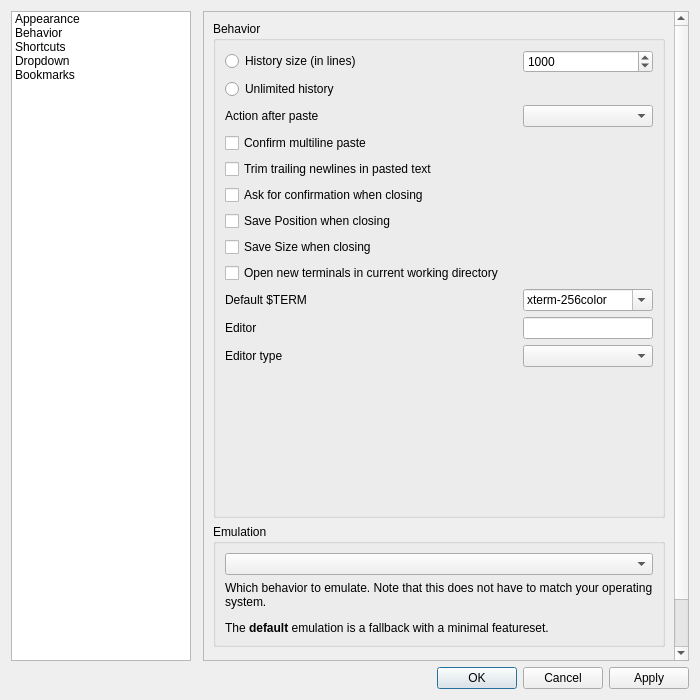
<?xml version="1.0" encoding="UTF-8"?>
<ui version="4.0">
 <class>PropertiesDialog</class>
 <widget class="QDialog" name="PropertiesDialog">
  <property name="geometry">
   <rect>
    <x>0</x>
    <y>0</y>
    <width>700</width>
    <height>700</height>
   </rect>
  </property>
  <property name="windowTitle">
   <string>Terminal settings</string>
  </property>
  <layout class="QGridLayout" name="gridLayout_4">
   <item row="2" column="0" colspan="3">
    <widget class="QDialogButtonBox" name="buttonBox">
     <property name="orientation">
      <enum>Qt::Horizontal</enum>
     </property>
     <property name="standardButtons">
      <set>QDialogButtonBox::Apply|QDialogButtonBox::Cancel|QDialogButtonBox::Ok</set>
     </property>
    </widget>
   </item>
   <item row="0" column="0">
    <widget class="QListWidget" name="listWidget">
     <property name="sizePolicy">
      <sizepolicy hsizetype="Expanding" vsizetype="Expanding">
       <horstretch>0</horstretch>
       <verstretch>0</verstretch>
      </sizepolicy>
     </property>
     <property name="minimumSize">
      <size>
       <width>150</width>
       <height>0</height>
      </size>
     </property>
     <property name="maximumSize">
      <size>
       <width>180</width>
       <height>16777215</height>
      </size>
     </property>
     <property name="horizontalScrollBarPolicy">
      <enum>Qt::ScrollBarAlwaysOff</enum>
     </property>
     <item>
      <property name="text">
       <string>Appearance</string>
      </property>
     </item>
     <item>
      <property name="text">
       <string>Behavior</string>
      </property>
     </item>
     <item>
      <property name="text">
       <string>Shortcuts</string>
      </property>
     </item>
     <item>
      <property name="text">
       <string>Dropdown</string>
      </property>
     </item>
     <item>
      <property name="text">
       <string>Bookmarks</string>
      </property>
     </item>
    </widget>
   </item>
   <item row="0" column="2">
    <widget class="QStackedWidget" name="stackedWidget">
     <property name="frameShape">
      <enum>QFrame::StyledPanel</enum>
     </property>
     <property name="currentIndex">
      <number>1</number>
     </property>
     <widget class="QWidget" name="appearancePage">
      <layout class="QVBoxLayout" name="verticalLayout_4">
       <property name="spacing">
        <number>0</number>
       </property>
       <property name="leftMargin">
        <number>0</number>
       </property>
       <property name="topMargin">
        <number>0</number>
       </property>
       <property name="rightMargin">
        <number>0</number>
       </property>
       <property name="bottomMargin">
        <number>0</number>
       </property>
       <item>
        <widget class="QScrollArea" name="scrollArea">
         <property name="frameShape">
          <enum>QFrame::NoFrame</enum>
         </property>
         <property name="widgetResizable">
          <bool>true</bool>
         </property>
         <widget class="QWidget" name="scrollAreaWidgetContents">
          <property name="geometry">
           <rect>
            <x>0</x>
            <y>0</y>
            <width>519</width>
            <height>633</height>
           </rect>
          </property>
          <layout class="QGridLayout" name="gridLayout_3">
           <item row="8" column="0">
            <widget class="QCheckBox" name="hideTabBarCheckBox">
             <property name="text">
              <string>Hide tab bar with only one tab</string>
             </property>
            </widget>
           </item>
           <item row="2" column="1">
            <widget class="QComboBox" name="colorSchemaCombo"/>
           </item>
           <item row="2" column="0">
            <widget class="QLabel" name="label_5">
             <property name="text">
              <string>Color scheme</string>
             </property>
             <property name="buddy">
              <cstring>colorSchemaCombo</cstring>
             </property>
            </widget>
           </item>
           <item row="4" column="0">
            <widget class="QLabel" name="label_7">
             <property name="text">
              <string>Scrollbar position</string>
             </property>
             <property name="buddy">
              <cstring>scrollBarPos_comboBox</cstring>
             </property>
            </widget>
           </item>
           <item row="19" column="0">
            <widget class="QLabel" name="label_9">
             <property name="text">
              <string>Start with preset:</string>
             </property>
             <property name="buddy">
              <cstring>terminalPresetComboBox</cstring>
             </property>
            </widget>
           </item>
           <item row="4" column="1">
            <widget class="QComboBox" name="scrollBarPos_comboBox"/>
           </item>
           <item row="5" column="1">
            <widget class="QComboBox" name="tabsPos_comboBox"/>
           </item>
           <item row="10" column="0">
            <widget class="QCheckBox" name="highlightCurrentCheckBox">
             <property name="text">
              <string>Show a border around the current terminal</string>
             </property>
            </widget>
           </item>
           <item row="17" column="0">
            <widget class="QLabel" name="label">
             <property name="text">
              <string>Terminal transparency</string>
             </property>
             <property name="buddy">
              <cstring>termTransparencyBox</cstring>
             </property>
            </widget>
           </item>
           <item row="16" column="0">
            <widget class="QLabel" name="label_4">
             <property name="text">
              <string>Application transparency</string>
             </property>
             <property name="buddy">
              <cstring>appTransparencyBox</cstring>
             </property>
            </widget>
           </item>
           <item row="19" column="1">
            <widget class="QComboBox" name="terminalPresetComboBox">
             <item>
              <property name="text">
               <string>None (single terminal)</string>
              </property>
             </item>
             <item>
              <property name="text">
               <string>2 terminals horizontally</string>
              </property>
             </item>
             <item>
              <property name="text">
               <string>2 terminals vertically</string>
              </property>
             </item>
             <item>
              <property name="text">
               <string>4 terminals</string>
              </property>
             </item>
            </widget>
           </item>
           <item row="16" column="1">
            <widget class="QSpinBox" name="appTransparencyBox">
             <property name="suffix">
              <string> %</string>
             </property>
             <property name="minimum">
              <number>0</number>
             </property>
             <property name="maximum">
              <number>99</number>
             </property>
             <property name="value">
              <number>0</number>
             </property>
            </widget>
           </item>
           <item row="0" column="0" rowspan="2" colspan="2">
            <widget class="QWidget" name="fontWidget" native="true">
             <layout class="QHBoxLayout" name="horizontalLayout_2">
              <property name="leftMargin">
               <number>0</number>
              </property>
              <property name="topMargin">
               <number>0</number>
              </property>
              <property name="rightMargin">
               <number>0</number>
              </property>
              <property name="bottomMargin">
               <number>0</number>
              </property>
              <item>
               <widget class="QLabel" name="fontLabel">
                <property name="text">
                 <string>Font</string>
                </property>
                <property name="buddy">
                 <cstring>changeFontButton</cstring>
                </property>
               </widget>
              </item>
              <item>
               <spacer name="fontSpacer">
                <property name="orientation">
                 <enum>Qt::Horizontal</enum>
                </property>
                <property name="sizeHint" stdset="0">
                 <size>
                  <width>40</width>
                  <height>20</height>
                 </size>
                </property>
               </spacer>
              </item>
              <item>
               <widget class="QLabel" name="fontSampleLabel">
                <property name="frameShape">
                 <enum>QFrame::StyledPanel</enum>
                </property>
                <property name="text">
                 <string/>
                </property>
                <property name="wordWrap">
                 <bool>false</bool>
                </property>
               </widget>
              </item>
              <item>
               <widget class="QPushButton" name="changeFontButton">
                <property name="text">
                 <string>&amp;Change...</string>
                </property>
               </widget>
              </item>
             </layout>
            </widget>
           </item>
           <item row="3" column="1">
            <widget class="QComboBox" name="styleComboBox"/>
           </item>
           <item row="5" column="0">
            <widget class="QLabel" name="label_8">
             <property name="text">
              <string>Tabs position</string>
             </property>
             <property name="buddy">
              <cstring>tabsPos_comboBox</cstring>
             </property>
            </widget>
           </item>
           <item row="6" column="1">
            <widget class="QComboBox" name="keybCursorShape_comboBox"/>
           </item>
           <item row="17" column="1">
            <widget class="QSpinBox" name="termTransparencyBox">
             <property name="suffix">
              <string> %</string>
             </property>
             <property name="minimum">
              <number>0</number>
             </property>
             <property name="maximum">
              <number>100</number>
             </property>
             <property name="value">
              <number>0</number>
             </property>
            </widget>
           </item>
           <item row="3" column="0">
            <widget class="QLabel" name="label_6">
             <property name="text">
              <string>Widget style</string>
             </property>
             <property name="buddy">
              <cstring>styleComboBox</cstring>
             </property>
            </widget>
           </item>
           <item row="21" column="0" colspan="2">
            <spacer name="verticalSpacer_3">
             <property name="orientation">
              <enum>Qt::Vertical</enum>
             </property>
             <property name="sizeHint" stdset="0">
              <size>
               <width>20</width>
               <height>0</height>
              </size>
             </property>
            </spacer>
           </item>
           <item row="7" column="0">
            <widget class="QCheckBox" name="showMenuCheckBox">
             <property name="text">
              <string>Show the menu bar</string>
             </property>
            </widget>
           </item>
           <item row="6" column="0">
            <widget class="QLabel" name="label_12">
             <property name="text">
              <string>Cursor shape</string>
             </property>
             <property name="buddy">
              <cstring>keybCursorShape_comboBox</cstring>
             </property>
            </widget>
           </item>
           <item row="12" column="0" colspan="2">
            <widget class="QCheckBox" name="changeWindowTitleCheckBox">
             <property name="text">
              <string>Change window title based on current terminal</string>
             </property>
            </widget>
           </item>
           <item row="13" column="0" colspan="2">
            <widget class="QCheckBox" name="changeWindowIconCheckBox">
             <property name="text">
              <string>Change window icon based on current terminal</string>
             </property>
            </widget>
           </item>
           <item row="15" column="0" colspan="2">
            <widget class="QCheckBox" name="enabledBidiSupportCheckBox">
             <property name="text">
              <string>Enable bi-directional text support</string>
             </property>
            </widget>
           </item>
           <item row="18" column="0">
            <widget class="QLabel" name="label_13">
             <property name="text">
              <string>Background image:</string>
             </property>
            </widget>
           </item>
           <item row="18" column="1">
            <layout class="QHBoxLayout" name="horizontalLayout_3">
             <item>
              <widget class="QLineEdit" name="backgroundImageLineEdit"/>
             </item>
             <item>
              <widget class="QPushButton" name="chooseBackgroundImageButton">
               <property name="text">
                <string>Select</string>
               </property>
              </widget>
             </item>
            </layout>
           </item>
           <item row="14" column="0">
            <widget class="QCheckBox" name="showTerminalSizeHintCheckBox">
             <property name="text">
              <string>Show terminal size on resize</string>
             </property>
            </widget>
           </item>
           <item row="9" column="0">
            <widget class="QCheckBox" name="fixedTabWidthCheckBox">
             <property name="text">
              <string>Fixed tab width:</string>
             </property>
            </widget>
           </item>
           <item row="9" column="1">
            <widget class="QSpinBox" name="fixedTabWidthSpinBox">
             <property name="enabled">
              <bool>false</bool>
             </property>
             <property name="suffix">
              <string>px</string>
             </property>
             <property name="maximum">
              <number>1000</number>
             </property>
            </widget>
           </item>
           <item row="11" column="0">
            <widget class="QCheckBox" name="closeTabButtonCheckBox">
             <property name="text">
              <string>Show close button on each tab</string>
             </property>
             <property name="checked">
              <bool>false</bool>
             </property>
            </widget>
           </item>
           <item row="20" column="0">
            <widget class="QLabel" name="label_15">
             <property name="text">
              <string>Terminal margin</string>
             </property>
             <property name="buddy">
              <cstring>terminalMarginSpinBox</cstring>
             </property>
            </widget>
           </item>
           <item row="20" column="1">
            <widget class="QSpinBox" name="terminalMarginSpinBox">
             <property name="suffix">
              <string>px</string>
             </property>
            </widget>
           </item>
          </layout>
         </widget>
        </widget>
       </item>
      </layout>
     </widget>
     <widget class="QWidget" name="behaviorPage">
      <layout class="QVBoxLayout" name="verticalLayout_5">
       <property name="spacing">
        <number>0</number>
       </property>
       <property name="leftMargin">
        <number>0</number>
       </property>
       <property name="topMargin">
        <number>0</number>
       </property>
       <property name="rightMargin">
        <number>0</number>
       </property>
       <property name="bottomMargin">
        <number>0</number>
       </property>
       <item>
        <widget class="QScrollArea" name="scrollArea1">
         <property name="frameShape">
          <enum>QFrame::NoFrame</enum>
         </property>
         <property name="widgetResizable">
          <bool>true</bool>
         </property>
         <widget class="QWidget" name="scrollAreaWidgetContents1">
          <property name="geometry">
           <rect>
            <x>0</x>
            <y>0</y>
            <width>502</width>
            <height>773</height>
           </rect>
          </property>
          <layout class="QGridLayout" name="gridLayout_5">
           <item row="2" column="0">
            <spacer name="verticalSpacer_2">
             <property name="orientation">
              <enum>Qt::Vertical</enum>
             </property>
             <property name="sizeHint" stdset="0">
              <size>
               <width>20</width>
               <height>57</height>
              </size>
             </property>
            </spacer>
           </item>
           <item row="1" column="0">
            <widget class="QGroupBox" name="groupBox_4">
             <property name="title">
              <string>Emulation</string>
             </property>
             <layout class="QGridLayout" name="gridLayout_6">
              <item row="0" column="0">
               <widget class="QComboBox" name="emulationComboBox"/>
              </item>
              <item row="1" column="0">
               <widget class="QLabel" name="label_2">
                <property name="text">
                 <string>&lt;html&gt;&lt;head/&gt;&lt;body&gt;&lt;p&gt;Which behavior to emulate. Note that this does not have to match your operating system.&lt;/p&gt;&lt;p&gt;The &lt;span style=&quot; font-weight:600;&quot;&gt;default&lt;/span&gt; emulation is a fallback with a minimal featureset.&lt;/p&gt;&lt;/body&gt;&lt;/html&gt;</string>
                </property>
                <property name="textFormat">
                 <enum>Qt::RichText</enum>
                </property>
                <property name="wordWrap">
                 <bool>true</bool>
                </property>
               </widget>
              </item>
             </layout>
            </widget>
           </item>
           <item row="0" column="0">
            <widget class="QGroupBox" name="groupBox_2">
             <property name="title">
              <string>Behavior</string>
             </property>
             <layout class="QGridLayout" name="gridLayout_2">
              <item row="2" column="0">
               <widget class="QLabel" name="label_3">
                <property name="text">
                 <string>Action after paste</string>
                </property>
                <property name="buddy">
                 <cstring>motionAfterPasting_comboBox</cstring>
                </property>
               </widget>
              </item>
              <item row="3" column="0" colspan="3">
               <widget class="QCheckBox" name="confirmMultilinePasteCheckBox">
                <property name="text">
                 <string>Confirm multiline paste</string>
                </property>
               </widget>
              </item>
              <item row="4" column="0" colspan="3">
               <widget class="QCheckBox" name="trimPastedTrailingNewlinesCheckBox">
                <property name="text">
                 <string>Trim trailing newlines in pasted text</string>
                </property>
               </widget>
              </item>
              <item row="0" column="2">
               <widget class="QSpinBox" name="historyLimitedTo">
                <property name="minimum">
                 <number>100</number>
                </property>
                <property name="maximum">
                 <number>1000000</number>
                </property>
                <property name="value">
                 <number>1000</number>
                </property>
               </widget>
              </item>
              <item row="10" column="0">
               <widget class="QLabel" name="label_16">
                <property name="text">
                 <string>Editor</string>
                </property>
               </widget>
              </item>
              <item row="10" column="2">
               <widget class="QLineEdit" name="editorLineEdit"/>
              </item>
              <item row="12" column="1">
               <spacer name="verticalSpacer_4">
                <property name="orientation">
                 <enum>Qt::Vertical</enum>
                </property>
                <property name="sizeHint" stdset="0">
                 <size>
                  <width>150</width>
                  <height>139</height>
                 </size>
                </property>
               </spacer>
              </item>
              <item row="8" column="0" colspan="3">
               <widget class="QCheckBox" name="useCwdCheckBox">
                <property name="text">
                 <string>Open new terminals in current working directory</string>
                </property>
               </widget>
              </item>
              <item row="7" column="0" colspan="3">
               <widget class="QCheckBox" name="saveSizeOnExitCheckBox">
                <property name="text">
                 <string>Save Size when closing</string>
                </property>
               </widget>
              </item>
              <item row="6" column="0" colspan="3">
               <widget class="QCheckBox" name="savePosOnExitCheckBox">
                <property name="text">
                 <string>Save Position when closing</string>
                </property>
               </widget>
              </item>
              <item row="5" column="0" colspan="3">
               <widget class="QCheckBox" name="askOnExitCheckBox">
                <property name="text">
                 <string>Ask for confirmation when closing</string>
                </property>
               </widget>
              </item>
              <item row="2" column="2">
               <widget class="QComboBox" name="motionAfterPasting_comboBox"/>
              </item>
              <item row="1" column="0" colspan="3">
               <widget class="QRadioButton" name="historyUnlimited">
                <property name="text">
                 <string>Unlimited history</string>
                </property>
               </widget>
              </item>
              <item row="0" column="0">
               <widget class="QRadioButton" name="historyLimited">
                <property name="text">
                 <string>History size (in lines)</string>
                </property>
               </widget>
              </item>
              <item row="9" column="0">
               <widget class="QLabel" name="label_14">
                <property name="text">
                 <string>Default $TERM</string>
                </property>
               </widget>
              </item>
              <item row="9" column="2">
               <widget class="QComboBox" name="termComboBox">
                <property name="editable">
                 <bool>true</bool>
                </property>
                <property name="currentIndex">
                 <number>1</number>
                </property>
                <item>
                 <property name="text">
                  <string notr="true">xterm</string>
                 </property>
                </item>
                <item>
                 <property name="text">
                  <string notr="true">xterm-256color</string>
                 </property>
                </item>
               </widget>
              </item>
              <item row="11" column="2">
               <widget class="QComboBox" name="editorTypeComboBox">
               </widget>
              </item>
              <item row="11" column="0">
               <widget class="QLabel" name="label_17">
                <property name="text">
                 <string>Editor type</string>
                </property>
               </widget>
              </item>
             </layout>
            </widget>
           </item>
          </layout>
         </widget>
        </widget>
       </item>
      </layout>
     </widget>
     <widget class="QWidget" name="shortcutsPage">
      <layout class="QVBoxLayout" name="verticalLayout">
       <item>
        <widget class="QTableWidget" name="shortcutsWidget">
         <property name="alternatingRowColors">
          <bool>true</bool>
         </property>
         <property name="verticalScrollMode">
          <enum>QAbstractItemView::ScrollPerPixel</enum>
         </property>
         <property name="horizontalScrollMode">
          <enum>QAbstractItemView::ScrollPerPixel</enum>
         </property>
         <property name="sortingEnabled">
          <bool>true</bool>
         </property>
         <attribute name="horizontalHeaderDefaultSectionSize">
          <number>105</number>
         </attribute>
         <attribute name="horizontalHeaderStretchLastSection">
          <bool>true</bool>
         </attribute>
         <attribute name="verticalHeaderVisible">
          <bool>false</bool>
         </attribute>
         <column>
          <property name="text">
           <string>Shortcut</string>
          </property>
         </column>
         <column>
          <property name="text">
           <string>Key</string>
          </property>
         </column>
        </widget>
       </item>
      </layout>
     </widget>
     <widget class="QWidget" name="dropdownPage">
      <layout class="QVBoxLayout" name="verticalLayout_3">
       <item>
        <widget class="QCheckBox" name="dropShowOnStartCheckBox">
         <property name="text">
          <string>Show on start</string>
         </property>
        </widget>
       </item>
       <item>
        <widget class="QGroupBox" name="groupBox_3">
         <property name="title">
          <string>Size</string>
         </property>
         <layout class="QVBoxLayout" name="verticalLayout_2">
          <item>
           <layout class="QFormLayout" name="formLayout">
            <property name="fieldGrowthPolicy">
             <enum>QFormLayout::ExpandingFieldsGrow</enum>
            </property>
            <item row="0" column="0">
             <widget class="QLabel" name="dropHeightLabel">
              <property name="text">
               <string>Height</string>
              </property>
              <property name="buddy">
               <cstring>dropHeightSpinBox</cstring>
              </property>
             </widget>
            </item>
            <item row="0" column="1">
             <widget class="QSpinBox" name="dropHeightSpinBox">
              <property name="suffix">
               <string>%</string>
              </property>
             </widget>
            </item>
            <item row="1" column="0">
             <widget class="QLabel" name="dropWidthLabel">
              <property name="text">
               <string>Width</string>
              </property>
              <property name="buddy">
               <cstring>dropWidthSpinBox</cstring>
              </property>
             </widget>
            </item>
            <item row="1" column="1">
             <widget class="QSpinBox" name="dropWidthSpinBox">
              <property name="suffix">
               <string>%</string>
              </property>
             </widget>
            </item>
           </layout>
          </item>
         </layout>
        </widget>
       </item>
       <item>
        <layout class="QFormLayout" name="formLayout_2">
         <item row="0" column="0">
          <widget class="QLabel" name="dropShortCutLabel">
           <property name="text">
            <string>Shortcut:</string>
           </property>
           <property name="buddy">
            <cstring>dropShortCutEdit</cstring>
           </property>
          </widget>
         </item>
         <item row="0" column="1">
          <widget class="QLineEdit" name="dropShortCutEdit"/>
         </item>
        </layout>
       </item>
       <item>
        <spacer name="verticalSpacer_5">
         <property name="orientation">
          <enum>Qt::Vertical</enum>
         </property>
         <property name="sizeHint" stdset="0">
          <size>
           <width>20</width>
           <height>78</height>
          </size>
         </property>
        </spacer>
       </item>
      </layout>
     </widget>
     <widget class="QWidget" name="bookmarksPage">
      <layout class="QGridLayout" name="gridLayout_9">
       <item row="3" column="0">
        <widget class="QGroupBox" name="groupBox_5">
         <property name="title">
          <string>Edit bookmark file contents</string>
         </property>
         <layout class="QGridLayout" name="gridLayout_10">
          <item row="0" column="0">
           <widget class="QPlainTextEdit" name="bookmarkPlainEdit">
            <property name="font">
             <font>
              <family>Bera Sans Mono [bitstream]</family>
              <pointsize>11</pointsize>
             </font>
            </property>
            <property name="lineWrapMode">
             <enum>QPlainTextEdit::NoWrap</enum>
            </property>
           </widget>
          </item>
         </layout>
        </widget>
       </item>
       <item row="0" column="0">
        <widget class="QCheckBox" name="useBookmarksCheckBox">
         <property name="text">
          <string>Enable bookmarks</string>
         </property>
        </widget>
       </item>
       <item row="1" column="0">
        <layout class="QHBoxLayout" name="horizontalLayout">
         <item>
          <widget class="QLabel" name="label_10">
           <property name="text">
            <string>Bookmark file</string>
           </property>
           <property name="buddy">
            <cstring>bookmarksLineEdit</cstring>
           </property>
          </widget>
         </item>
         <item>
          <widget class="QLineEdit" name="bookmarksLineEdit"/>
         </item>
         <item>
          <widget class="QPushButton" name="bookmarksButton">
           <property name="text">
            <string>Find...</string>
           </property>
          </widget>
         </item>
        </layout>
       </item>
       <item row="2" column="0">
        <widget class="QLabel" name="label_11">
         <property name="text">
          <string>You can specify your own bookmarks file location. It allows easy bookmark sharing with tools like OwnCloud or Dropbox.</string>
         </property>
         <property name="wordWrap">
          <bool>true</bool>
         </property>
        </widget>
       </item>
      </layout>
     </widget>
    </widget>
   </item>
  </layout>
 </widget>
 <tabstops>
  <tabstop>listWidget</tabstop>
  <tabstop>changeFontButton</tabstop>
  <tabstop>colorSchemaCombo</tabstop>
  <tabstop>styleComboBox</tabstop>
  <tabstop>scrollBarPos_comboBox</tabstop>
  <tabstop>tabsPos_comboBox</tabstop>
  <tabstop>keybCursorShape_comboBox</tabstop>
  <tabstop>showMenuCheckBox</tabstop>
  <tabstop>hideTabBarCheckBox</tabstop>
  <tabstop>highlightCurrentCheckBox</tabstop>
  <tabstop>changeWindowTitleCheckBox</tabstop>
  <tabstop>changeWindowIconCheckBox</tabstop>
  <tabstop>enabledBidiSupportCheckBox</tabstop>
  <tabstop>appTransparencyBox</tabstop>
  <tabstop>termTransparencyBox</tabstop>
  <tabstop>backgroundImageLineEdit</tabstop>
  <tabstop>chooseBackgroundImageButton</tabstop>
  <tabstop>terminalPresetComboBox</tabstop>
  <tabstop>historyLimited</tabstop>
  <tabstop>historyLimitedTo</tabstop>
  <tabstop>historyUnlimited</tabstop>
  <tabstop>motionAfterPasting_comboBox</tabstop>
  <tabstop>askOnExitCheckBox</tabstop>
  <tabstop>savePosOnExitCheckBox</tabstop>
  <tabstop>saveSizeOnExitCheckBox</tabstop>
  <tabstop>useCwdCheckBox</tabstop>
  <tabstop>emulationComboBox</tabstop>
  <tabstop>shortcutsWidget</tabstop>
  <tabstop>dropShowOnStartCheckBox</tabstop>
  <tabstop>dropHeightSpinBox</tabstop>
  <tabstop>dropWidthSpinBox</tabstop>
  <tabstop>dropShortCutEdit</tabstop>
  <tabstop>useBookmarksCheckBox</tabstop>
  <tabstop>bookmarksLineEdit</tabstop>
  <tabstop>bookmarksButton</tabstop>
  <tabstop>bookmarkPlainEdit</tabstop>
 </tabstops>
 <resources/>
 <connections>
  <connection>
   <sender>buttonBox</sender>
   <signal>accepted()</signal>
   <receiver>PropertiesDialog</receiver>
   <slot>accept()</slot>
   <hints>
    <hint type="sourcelabel">
     <x>224</x>
     <y>227</y>
    </hint>
    <hint type="destinationlabel">
     <x>157</x>
     <y>248</y>
    </hint>
   </hints>
  </connection>
  <connection>
   <sender>buttonBox</sender>
   <signal>rejected()</signal>
   <receiver>PropertiesDialog</receiver>
   <slot>reject()</slot>
   <hints>
    <hint type="sourcelabel">
     <x>292</x>
     <y>233</y>
    </hint>
    <hint type="destinationlabel">
     <x>286</x>
     <y>248</y>
    </hint>
   </hints>
  </connection>
  <connection>
   <sender>listWidget</sender>
   <signal>currentRowChanged(int)</signal>
   <receiver>stackedWidget</receiver>
   <slot>setCurrentIndex(int)</slot>
   <hints>
    <hint type="sourcelabel">
     <x>96</x>
     <y>70</y>
    </hint>
    <hint type="destinationlabel">
     <x>147</x>
     <y>24</y>
    </hint>
   </hints>
  </connection>
  <connection>
   <sender>fixedTabWidthCheckBox</sender>
   <signal>toggled(bool)</signal>
   <receiver>fixedTabWidthSpinBox</receiver>
   <slot>setEnabled(bool)</slot>
   <hints>
    <hint type="sourcelabel">
     <x>350</x>
     <y>275</y>
    </hint>
    <hint type="destinationlabel">
     <x>618</x>
     <y>275</y>
    </hint>
   </hints>
  </connection>
 </connections>
</ui>
